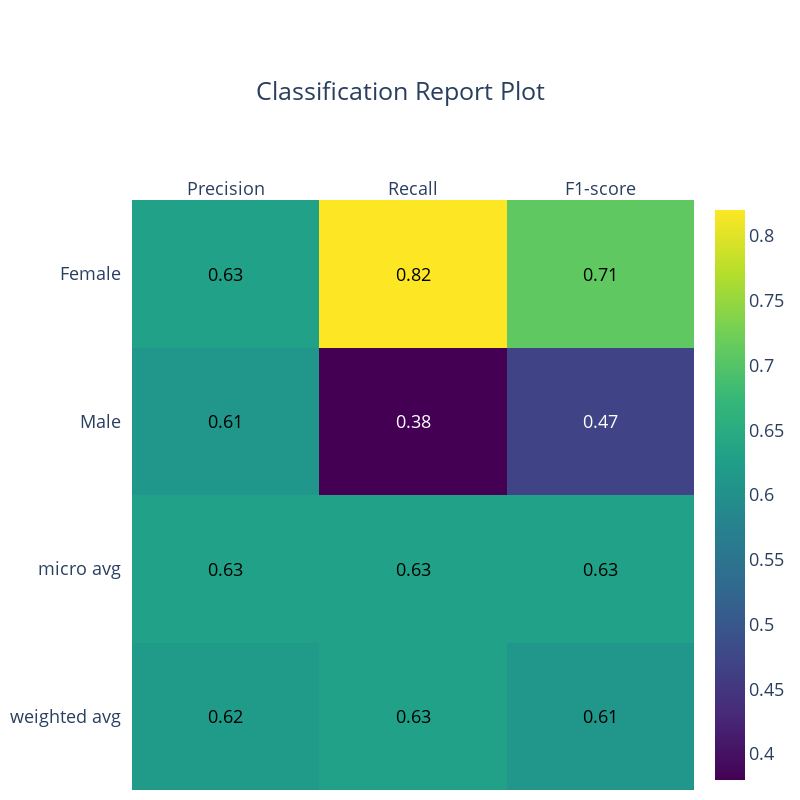

The notebook cell saved with this chart:
### Code cell
plot.plot_classification_report()

### Figure 1 — Plotly figure (JSON) as saved in the notebook; plotly's stock layout.template omitted (floating-point values rounded to 4 significant figures)
{"data": [{"colorscale": [[0, "#440154"], [0.1111, "#482878"], [0.2222, "#3e4989"], [0.3333, "#31688e"], [0.4444, "#26828e"], [0.5556, "#1f9e89"], [0.6667, "#35b779"], [0.7778, "#6ece58"], [0.8889, "#b5de2b"], [1, "#fde725"]], "reversescale": false, "showscale": true, "type": "heatmap", "x": ["Precision", "Recall", "F1-score"], "y": ["weighted avg", "micro avg", "Male", "Female"], "z": [[0.62, 0.63, 0.61], [0.63, 0.63, 0.63], [0.61, 0.38, 0.47], [0.63, 0.82, 0.71]]}], "layout": {"annotations": [{"font": {"color": "#000000"}, "showarrow": false, "text": "0.62", "x": "Precision", "xref": "x", "y": "weighted avg", "yref": "y"}, {"font": {"color": "#000000"}, "showarrow": false, "text": "0.63", "x": "Recall", "xref": "x", "y": "weighted avg", "yref": "y"}, {"font": {"color": "#000000"}, "showarrow": false, "text": "0.61", "x": "F1-score", "xref": "x", "y": "weighted avg", "yref": "y"}, {"font": {"color": "#000000"}, "showarrow": false, "text": "0.63", "x": "Precision", "xref": "x", "y": "micro avg", "yref": "y"}, {"font": {"color": "#000000"}, "showarrow": false, "text": "0.63", "x": "Recall", "xref": "x", "y": "micro avg", "yref": "y"}, {"font": {"color": "#000000"}, "showarrow": false, "text": "0.63", "x": "F1-score", "xref": "x", "y": "micro avg", "yref": "y"}, {"font": {"color": "#000000"}, "showarrow": false, "text": "0.61", "x": "Precision", "xref": "x", "y": "Male", "yref": "y"}, {"font": {"color": "#FFFFFF"}, "showarrow": false, "text": "0.38", "x": "Recall", "xref": "x", "y": "Male", "yref": "y"}, {"font": {"color": "#FFFFFF"}, "showarrow": false, "text": "0.47", "x": "F1-score", "xref": "x", "y": "Male", "yref": "y"}, {"font": {"color": "#000000"}, "showarrow": false, "text": "0.63", "x": "Precision", "xref": "x", "y": "Female", "yref": "y"}, {"font": {"color": "#000000"}, "showarrow": false, "text": "0.82", "x": "Recall", "xref": "x", "y": "Female", "yref": "y"}, {"font": {"color": "#000000"}, "showarrow": false, "text": "0.71", "x": "F1-score", "xref": "x", "y": "Female", "yref": "y"}], "font": {"size": 18}, "height": 800, "margin": {"b": 10, "l": 10, "r": 10, "t": 200}, "title": {"text": "Classification Report Plot", "x": 0.5}, "width": 800, "xaxis": {"dtick": 1, "gridcolor": "rgb(0, 0, 0)", "side": "top", "ticks": ""}, "yaxis": {"dtick": 1, "ticks": "", "ticksuffix": "  "}}}
